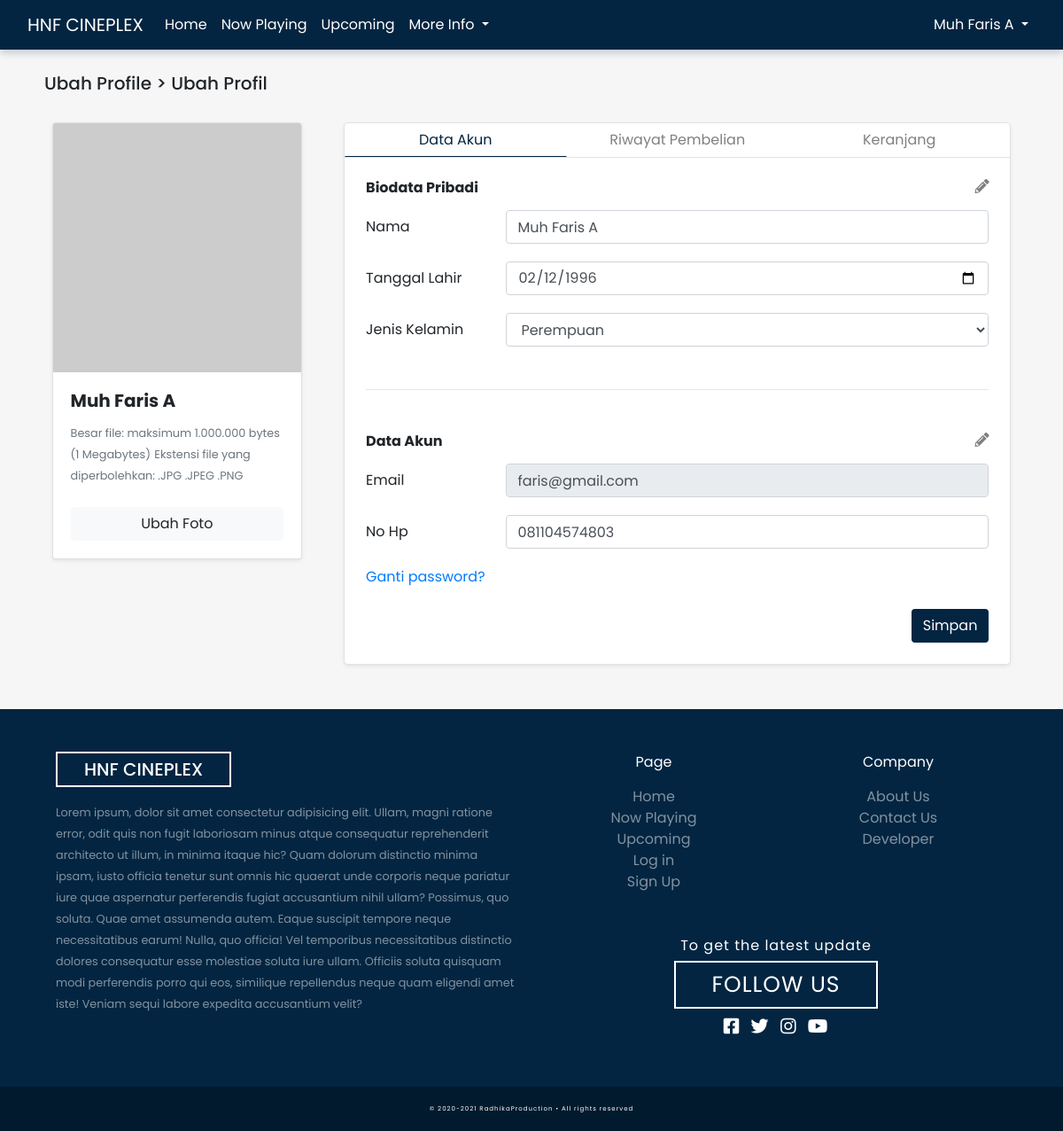
Page /page/account/dashboard.php?r=data (signed in) on the committed database.
### tables this page shows
CREATE TABLE `user` (
  `id` int(11) NOT NULL,
  `nama` varchar(50) NOT NULL,
  `tanggal_lahir` date DEFAULT NULL,
  `jenis_kelamin` varchar(12) DEFAULT NULL,
  `no_hp` varchar(15) DEFAULT NULL,
  `email` varchar(50) NOT NULL,
  `password` varchar(255) NOT NULL,
  `role` varchar(10) NOT NULL
);

### utility/function.php (called while the page is built, shortened)
<?php
$conn = mysqli_connect("localhost", "root", "", "web_bioskop");
function select($data)
{
    global $conn;
    $result = mysqli_query($conn, $data);
    $rows = [];
    while ($row = mysqli_fetch_assoc($result)) {
        $rows[] = $row;
    }
    return $rows;
}

### page/account/dashboard.php (the view, shortened to what this page needs)
<?php
require '../../utility/function.php';
    if(!isset($_GET["r"])){
        header("location: dashboard.php?r=data");die;
    }else{
        $redirect = $_GET["r"];
    }
    $user_id = (int) $_SESSION['user_id'];
    $user_data = select("SELECT * FROM user WHERE id = $user_id")[0];
 ?>
<!doctype html>
<html lang="en">
<head>
    <link rel="stylesheet" href="https://cdn.jsdelivr.net/npm/bootstrap@4.5.3/dist/css/bootstrap.min.css"
>
    <link rel="stylesheet" href="../../asset/css/ui.css">
    <link href="../../asset/fontawesome-free/css/all.min.css" rel="stylesheet" type="text/css">
</head>
<body>
    <header class="mb-2">
        <?php include '../../components/page/navbar.php' ?>
    </header>
    <div class="main-container">
        <div class="row my-4">
            <div class="col">
                <h5 style="text-transform: capitalize;">Ubah Profile > <?= ($redirect=='history'? 'Riwayat Pembelian' : ($redirect=='cart'? 'Keranjang' : 'Ubah Profil')) ?></h5>
            </div>
        </div>
        <div class="row justify-content-around flex-column-reverse flex-md-row">
            <div class="col-md-3 card p-0 shadow-sm" style="height: fit-content;">
                <img src="https://ui-avatars.com/api/?name=<?= $user_data['nama']; ?>&size=64&background=032541&color=FFFFFF&format=svg" class="card-img-top" alt="...">
                <div class="card-body">
                    <h5 class="card-title font-weight-bold"><?= $user_data['nama']; ?></h5>
                    <div class="card-text mb-4">
                        <small class="text-muted">Besar file: maksimum 1.000.000 bytes (1 Megabytes)</small>
                        <small class="text-muted">Ekstensi file yang diperbolehkan: .JPG .JPEG .PNG</small>
                    </div>
                    <a href="#" class="btn btn-light w-100">Ubah Foto</a>
                </div>
            </div>
            <div class="col-md-8 content-container shadow-sm border p-0 rounded-lg  mb-4 mb-md-0" style="height: fit-content;">
                <div class="row text-center no-gutters border-bottom">
                    <a class="btn col-md w-100 redirect-btn <?= $redirect=="data"? 'text-custom border-bottom-blue' : 'text-black-50' ?>" href="dashboard.php?r=data">Data Akun</a>
                    <a class="btn col-md w-100 redirect-btn <?= $redirect=="history"? 'text-custom border-bottom-blue' : 'text-black-50' ?>" href="dashboard.php?r=history">Riwayat Pembelian</a>
                    <a class="btn col-md w-100 redirect-btn <?= $redirect=="cart"? 'text-custom border-bottom-blue' : 'text-black-50' ?>" href="dashboard.php?r=cart">Keranjang</a>
                </div>
                <div class="row p-3">
                    <?php if($redirect=="history") :?>
                        <div class="col-12">
                            <?php if(count($historys)==0) :?>
                            <div class="d-flex justify-content-center flex-column">
                                <small class="text-center">Belum ada riwayat pembelian</small>
                                <div class="d-flex justify-content-center mt-2">
                                    <a class="btn btn-custom btn-sm" href="../../index.php#now-playing">Pesan tiket sekarang</a>
                                </div>
                            </div>
                            <?php else: ?>
                            <div class="col-12 mb-3">
                                <small class="text-muted"><i class="fa fa-ticket-alt"></i> 10 Pemensanan terakhir kamu :</small>
                            </div>
                            <?php  foreach($historys as $history):?>
                            <div class="card mb-2">
                                <div class="row no-gutters">
                                    <div class="col-3 col-sm-2 col-lg-1">
                                        <img src="../../asset/image/<?= $history['cover']; ?>" class="card-img" alt="...">
                                    </div>
                                    <div class="col-9 col-sm-10 col-lg-11">
                                        <div class="row card-body py-1 pl-2 d-flex justify-content-between">
                                            <div class="col-lg-5">
                                                <p class="card-title text-custom mb-0"><?= $history['judul']; ?></p>
                                                <p class="card-text mb-0"><small>Tanggal : <?=strftime("%A, %d %B %Y", $history['data_timestamp']); ?></small></p>
                                                <p class="card-text mb-0"><small>Jam : <?= date("H:i",$history['data_timestamp']) ; ?> WIB</small></p>
                                                <p class="card-text mb-0"><small>Nomor kursi : <?= $history['id_kursi']; ?></small></p>
                                            </div>
                                            <div class="col-lg-5 d-flex justify-content-lg-center align-items-lg-center">
                                                <div>
                                                    <p class="card-text mb-0"><small class="text-muted">Waktu pembelian : <?= strftime("%d %B %Y", strtotime($history['tanggal_pembelian'])); ?>, <?= $history['waktu_pembelian']; ?> WIB</small></p>
                                                    <p class="card-text mb-0"><small class="text-muted">Total pembayaran : Rp. <?= $history['harga_akhir']; ?> </small></p>
                                                </div>
                                            </div>
                                            <div class="col-lg-2 my-3 my-lg-0 d-flex justify-content-end align-items-lg-center">
                                                <button class="btn btn-sm btn-custom info-btn w-100" data-id="<?= $history['id_pembayaran']; ?>" data-section="history"><i class="fa fa-info-circle mr-2"></i>Detail</button>
                                            </div>
                                        </div>
                                    </div>
                                </div>
                            </div>
                            <?php endforeach; ?>
                            <?php endif; ?>
                        </div>
                    <?php else :?>
                        <div class="col-12 pl-0 pr-0 pl-md-2 pr-md-2">
                            <form action="" method="POST">
                                <div class="col-12 my-2">
                                    <h6 class="font-weight-bold mb-3 d-flex justify-content-between">Biodata Pribadi <i class="fas fa-pencil-alt text-black-50"></i></h6>
                                    <ul width="100%">
                                        <li class="form-group">
                                            <label for="nama">Nama</label>
                                            <input type="text" class="form-control" id="nama" name="nama" value="<?= $user_data['nama']; ?>" >
                                        </li>
                                        <li class="form-group">
                                            <label for="tanggal_lahir">Tanggal Lahir</label>
                                            <input type="date" class="form-control" id="tanggal_lahir" name="tanggal_lahir" value="<?= $user_data['tanggal_lahir']; ?>" />
                                        </li>
                                        <li class="form-group">
                                            <label for="jenis_kelamin">Jenis Kelamin</label>
                                            <select id="jenis_kelamin" class="form-control" name="jenis_kelamin" required>
                                                <option value="Perempuan" <?= $user_data['jenis_kelamin']=='Perempuan'?'selected':''; ?>>Perempuan</option>
                                            </select>
                                        </li>
                                    </ul>
                                    <hr class="mt-5 mb-0">
                                </div>
                                <div class="col-12 my-2 mt-5">
                                    <h6 class="font-weight-bold mb-3 d-flex justify-content-between">Data Akun <i class="fas fa-pencil-alt text-black-50"></i></h6>
                                    <ul width="100%" class="mb-0">
                                        <li class="form-group">
                                            <label for="">Email</label>
                                            <input class="form-control" id="" type="email" value="<?= $user_data['email']; ?>" disabled>
                                        </li>
                                        <li class="form-group">
                                            <label for="no_hp">No Hp</label>
                                            <input class="form-control" id="no_hp" name="no_hp" type="number" value="<?= $user_data['no_hp']; ?>" >
                                        </li>
                                        <li class="form-group">
                                            <a href="javascript:void(0)">Ganti password?</a>
                                        </li>
                                        <li class="d-flex justify-content-end mb-0 mt-4">
                                            <button class="btn btn-custom" type="submit" name="simpan">Simpan</button>
                                        </li>
                                    </ul>
                                </div>
                            </form>
                        </div>
                    <?php endif; ?>
                </div>
            </div>
        </div>
    </div>
    <?php include '../../components/page/footer.php' ?>
</body>
</html>
</html>

### asset/css/ui.css (style rules this page uses)
* { padding: 0; margin: 0; -webkit-box-sizing: border-box; box-sizing: border-box; font-family: 'Poppins', sans-serif; scroll-behavior: smooth !important; }
.btn-custom { background-color: #032541; color: white; }
.text-custom { color: #032541; }
.form-group { position: relative; }
.main-container { position: relative; width: 100%; max-width: 1440px; margin: auto; padding: 50px; }

### page/account/dashboard.php (style rules this page uses)
body { background-color: #F6F6F6; }
.content-container { background-color: white; }
.content-container ul li { list-style-type: none; display: flex; margin-bottom: 20px; }
.redirect-btn { border-radius: unset !important; box-shadow: unset !important; }
.border-bottom-blue { border-bottom: 1px solid #032541; }
label { width: 200px; display: inline-block; margin: auto 0; margin-right: 5px; }
input { width: 100%; }

### rows in the picture
user: nama "Muh Faris A", tanggal_lahir "02/12/1996", jenis_kelamin "Perempuan", email "faris@gmail.com", no_hp "081104574803"

### other values in the picture
$_SESSION['user_login'] "Muh Faris A"
